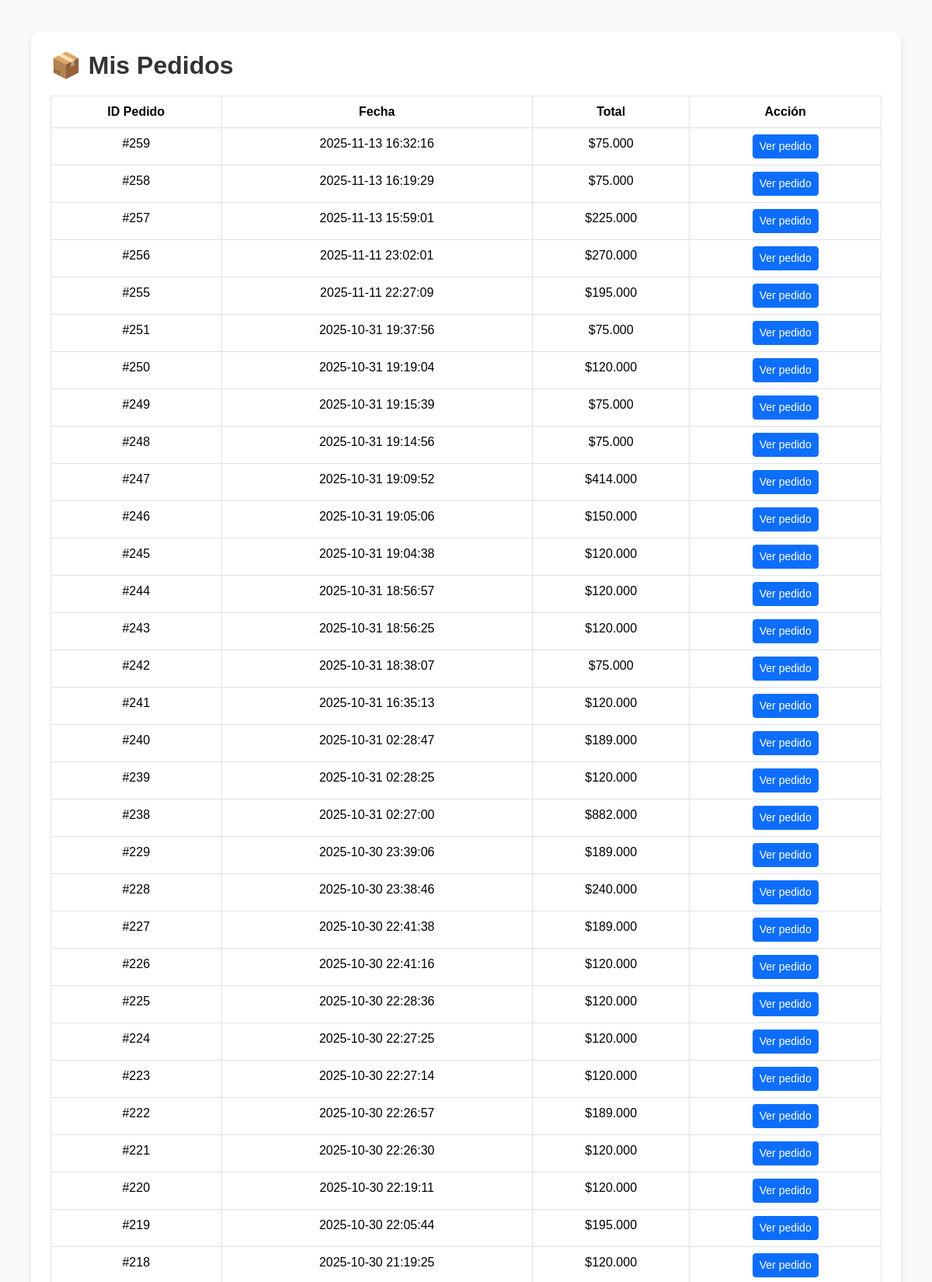
/respaldo/dashboard_pedidos_lista.php (signed in, upper part), run on the app's committed database.
### tables this page shows
CREATE TABLE `pedidos` (
  `id` int(11) NOT NULL,
  `usuario_id` int(11) DEFAULT NULL,
  `fecha` timestamp NOT NULL DEFAULT current_timestamp(),
  `total` decimal(10,2) NOT NULL,
  `estado` enum('pendiente','procesando','completado','cancelado') DEFAULT 'pendiente',
  `cliente` varchar(255) NOT NULL,
  `email` varchar(255) NOT NULL,
  `direccion` varchar(255) DEFAULT NULL,
  `ciudad` varchar(100) NOT NULL,
  `metodo_pago` varchar(50) NOT NULL
);

### web/respaldo/dashboard_pedidos_lista.php (the view, shortened to what this page needs)
<?php
include_once('../backend/conexion.php');
$usuario_id = $_SESSION['usuario_id'];
$rol = $_SESSION['rol'] ?? 'cliente';
if ($rol === 'admin') {
    $sql = "SELECT p.id, p.fecha, p.total, u.nombre AS cliente, u.email
            FROM pedidos p
            INNER JOIN usuarios u ON p.usuario_id = u.id
            ORDER BY p.fecha DESC";
} else {
    $sql = "SELECT id, fecha, total
            FROM pedidos
            WHERE usuario_id = $usuario_id
            ORDER BY fecha DESC";
}
$res = $conn->query($sql);
?>
<!DOCTYPE html>
<html lang="es">
<head>
    <link href="https://cdn.jsdelivr.net/npm/bootstrap@5.3.2/dist/css/bootstrap.min.css" rel="stylesheet">
</head>
<body>
<div class="container">
    <h2>📦 <?php echo ($rol === 'admin') ? 'Pedidos de Clientes' : 'Mis Pedidos'; ?></h2>
    <?php if ($res->num_rows > 0): ?>
        <table class="table table-bordered">
            <thead>
                <tr>
                    <th>ID Pedido</th>
                    <th>Fecha</th>
                    <th>Total</th>
                    <th>Acción</th>
                </tr>
            </thead>
            <tbody>
                <?php while ($pedido = $res->fetch_assoc()): ?>
                    <tr>
                        <td>#<?= $pedido['id'] ?></td>
                        <td><?= $pedido['fecha'] ?></td>
                        <td>$<?= number_format($pedido['total'], 0, ',', '.') ?></td>
                        <td>
                            <?php if ($rol === 'admin'): ?>
                                <a href="../web/detalle_pedido_admin.php?id=<?= $pedido['id'] ?>" class="btn btn-primary btn-sm">Ver pedido</a>
                            <?php else: ?>
                                <a href="../web/detalle_pedido.php?id=<?= $pedido['id'] ?>" class="btn btn-primary btn-sm">Ver pedido</a>
                            <?php endif; ?>
                        </td>
                    </tr>
                <?php endwhile; ?>
            </tbody>
        </table>
    <?php else: ?>
        <div class="alert alert-info text-center">
            😕 No hay pedidos registrados.
        </div>
    <?php endif; ?>
</div>
</body>
</html>

### web/respaldo/dashboard_pedidos_lista.php (style rules this page uses)
body { background-color: #f9fafb; padding: 40px; font-family: Arial, sans-serif; }
.container { background: white; padding: 25px; border-radius: 12px; box-shadow: 0 4px 10px rgba(0,0,0,0.1); }
h2 { margin-bottom: 20px; font-weight: bold; color: #333; }
table th { background-color: #e9ecef; text-align: center; }
table td { text-align: center; }

### data on the page
pedidos: id "259", fecha "2025-11-13 16:32:16", total "75.000"
pedidos: id "258", fecha "2025-11-13 16:19:29", total "75.000"
pedidos: id "257", fecha "2025-11-13 15:59:01", total "225.000"
pedidos: id "256", fecha "2025-11-11 23:02:01", total "270.000"
pedidos: id "255", fecha "2025-11-11 22:27:09", total "195.000"
pedidos: id "251", fecha "2025-10-31 19:37:56", total "75.000"
pedidos: id "250", fecha "2025-10-31 19:19:04", total "120.000"
pedidos: id "249", fecha "2025-10-31 19:15:39", total "75.000"
pedidos: id "248", fecha "2025-10-31 19:14:56", total "75.000"
pedidos: id "247", fecha "2025-10-31 19:09:52", total "414.000"
pedidos: id "246", fecha "2025-10-31 19:05:06", total "150.000"
pedidos: id "245", fecha "2025-10-31 19:04:38", total "120.000"
pedidos: id "244", fecha "2025-10-31 18:56:57", total "120.000"
pedidos: id "243", fecha "2025-10-31 18:56:25", total "120.000"
pedidos: id "242", fecha "2025-10-31 18:38:07", total "75.000"
pedidos: id "241", fecha "2025-10-31 16:35:13", total "120.000"
pedidos: id "240", fecha "2025-10-31 02:28:47", total "189.000"
pedidos: id "239", fecha "2025-10-31 02:28:25", total "120.000"
pedidos: id "238", fecha "2025-10-31 02:27:00", total "882.000"
pedidos: id "229", fecha "2025-10-30 23:39:06", total "189.000"
pedidos: id "228", fecha "2025-10-30 23:38:46", total "240.000"
pedidos: id "227", fecha "2025-10-30 22:41:38", total "189.000"
pedidos: id "226", fecha "2025-10-30 22:41:16", total "120.000"
pedidos: id "225", fecha "2025-10-30 22:28:36", total "120.000"
pedidos: id "224", fecha "2025-10-30 22:27:25", total "120.000"
pedidos: id "223", fecha "2025-10-30 22:27:14", total "120.000"
pedidos: id "222", fecha "2025-10-30 22:26:57", total "189.000"
pedidos: id "221", fecha "2025-10-30 22:26:30", total "120.000"
pedidos: id "220", fecha "2025-10-30 22:19:11", total "120.000"
pedidos: id "219", fecha "2025-10-30 22:05:44", total "195.000"
pedidos: id "218", fecha "2025-10-30 21:19:25", total "120.000"
